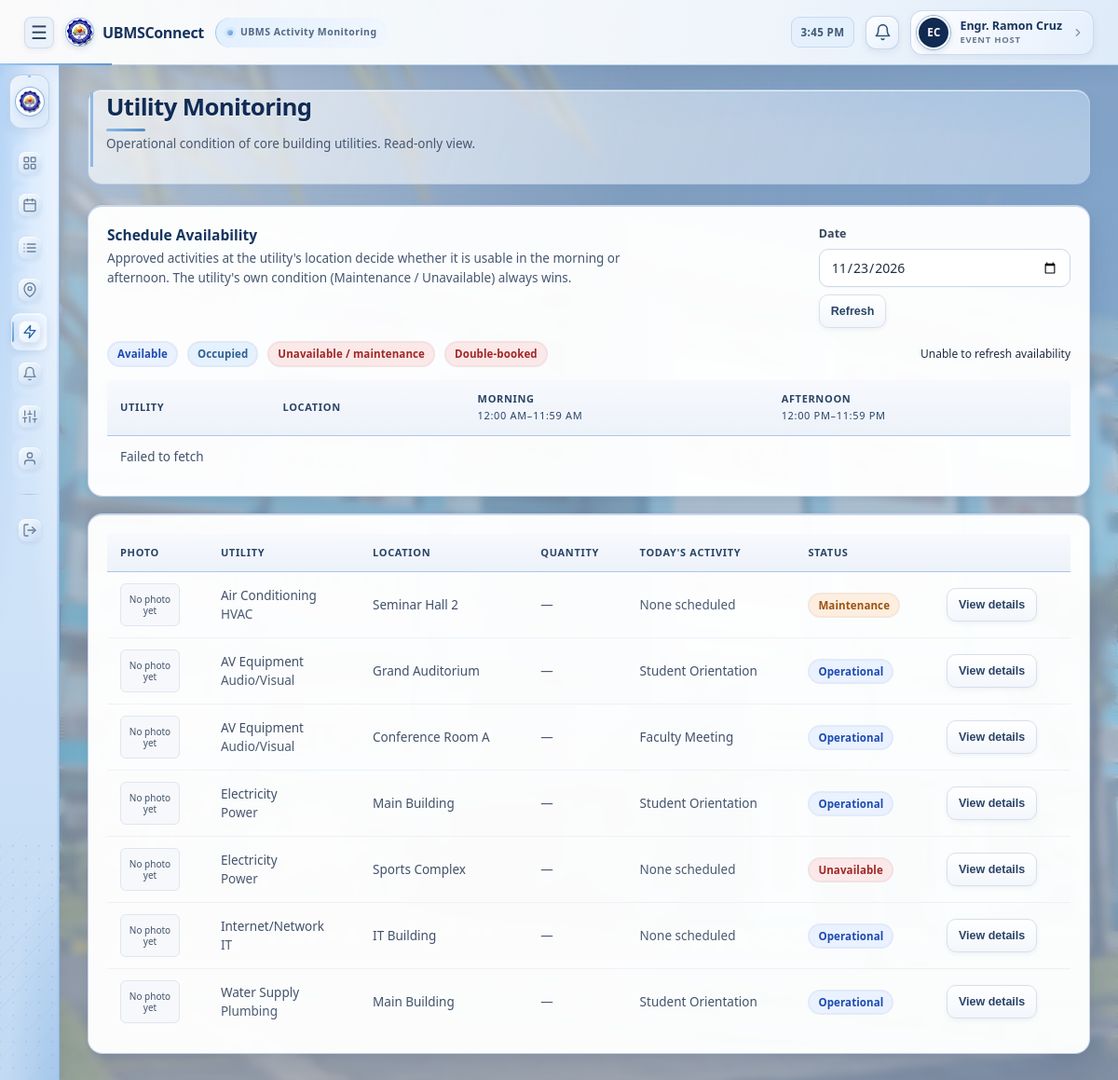
/host/utilities.php (signed in), run on the app's committed database.
### tables this page shows
CREATE TABLE utilities (
    id INT AUTO_INCREMENT PRIMARY KEY,
    utility_name VARCHAR(100) NOT NULL,
    category VARCHAR(80) NULL,
    location VARCHAR(100) NOT NULL,
    quantity INT NULL,
    status ENUM('Operational','Maintenance','Unavailable') NOT NULL DEFAULT 'Operational',
    is_active TINYINT(1) NOT NULL DEFAULT 1,
    created_by INT NULL,
    created_at DATETIME DEFAULT CURRENT_TIMESTAMP,
    description TEXT,
    image_path VARCHAR(255) NULL,
    updated_at DATETIME DEFAULT CURRENT_TIMESTAMP ON UPDATE CURRENT_TIMESTAMP,
    CONSTRAINT fk_utilities_created_by FOREIGN KEY (created_by) REFERENCES users(id) ON DELETE SET NULL
);

### host/utilities.php (the view, shortened to what this page needs)
<?php
require_once __DIR__ . '/../includes/auth.php';
require_once __DIR__ . '/../includes/utility_availability.php';
$utilities = $pdo->query(
    "SELECT u.*,
        (SELECT a.activity_name FROM activities a
         WHERE a.activity_date = CURDATE() AND a.status IN ('Approved')
           AND a.venue_id IN (SELECT v.id FROM venues v
                              WHERE v.venue_name = u.location OR v.building = u.location)
         ORDER BY a.start_time ASC LIMIT 1) AS current_activity,
        EXISTS (SELECT 1 FROM venues v
                WHERE v.venue_name = u.location OR v.building = u.location) AS has_schedule
     FROM utilities u WHERE u.is_active = 1 ORDER BY u.utility_name ASC"
)->fetchAll();
foreach ($utilities as $i => $u) {
    $utilities[$i]['updated_at_fmt'] = formatDateTime($u['updated_at']);
}
include __DIR__ . '/../includes/header.php';
include __DIR__ . '/../includes/sidebar.php';
?>
<main class="main-content">
    <div class="page-header">
        <div>
            <h1>Utility Monitoring</h1>
            <p class="page-subtitle">Operational condition of core building utilities. Read-only view.</p>
        </div>
    </div>
    <div class="card">
        <div class="table-wrap">
            <table class="data-table">
                <thead>
                    <tr><th>Photo</th><th>Utility</th><th>Location</th><th>Quantity</th><th>Today's Activity</th><th>Status</th><th></th></tr>
                </thead>
                <tbody>
                <?php foreach ($utilities as $u): ?>
                    <tr>
                        <td><?= venueImageHtml($u['image_path'] ?? null, $u['utility_name'], 'utilities') ?></td>
                        <td><?= e($u['utility_name']) ?><br><span class="text-muted"><?= e($u['category'] ?: 'N/A') ?></span></td>
                        <td><?= e($u['location']) ?></td>
                        <td><?= $u['quantity'] !== null ? (int) $u['quantity'] : '<span class="text-muted">&mdash;</span>' ?></td>
                        <td><?php if (!$u['has_schedule']): ?><span class="text-muted">No linked schedule</span><?php else: ?><?= $u['current_activity'] ? e($u['current_activity']) : '<span class="text-muted">None scheduled</span>' ?><?php endif; ?></td>
                        <td><span class="badge <?= utilityBadgeClass($u['status']) ?>"><?= e($u['status']) ?></span></td>
                        <td><button class="btn btn-sm" onclick='openUtilityDetails(<?= json_encode($u, JSON_HEX_APOS | JSON_HEX_QUOT) ?>)'>View details</button></td>
                    </tr>
                <?php endforeach; ?>
                </tbody>
            </table>
        </div>
    </div>
</main>
<?php include __DIR__ . '/../includes/footer.php'; ?>

### includes/functions.php (shortened to what this page needs)
<?php
function e($value) {
    return htmlspecialchars($value ?? '', ENT_QUOTES, 'UTF-8');
}
function formatDateTime($datetime) {
    return date('F j, Y g:i A', strtotime($datetime));
}
function venueImageHtml($imagePath, $venueName, $uploadDir = 'venues') {
    return '<div class="venue-thumbnail venue-thumbnail-placeholder" role="img" aria-label="No photo yet for '
        . e($venueName) . '"><span>No photo yet</span></div>';
}
function utilityBadgeClass($status) {
    switch ($status) {
        case 'Operational':  return 'badge-approved';
        case 'Maintenance':  return 'badge-maintenance';
        case 'Unavailable':  return 'badge-rejected';
    }
}

### data on the page
utilities: utility_name "Air Conditioning", category "HVAC", location "Seminar Hall 2", shows "None scheduled", status "Maintenance"
utilities: utility_name "AV Equipment", category "Audio/Visual", location "Grand Auditorium", current_activity "Student Orientation", status "Operational"
utilities: utility_name "AV Equipment", category "Audio/Visual", location "Conference Room A", current_activity "Faculty Meeting", status "Operational"
utilities: utility_name "Electricity", category "Power", location "Main Building", current_activity "Student Orientation", status "Operational"
utilities: utility_name "Electricity", category "Power", location "Sports Complex", shows "None scheduled", status "Unavailable"
utilities: utility_name "Internet/Network", category "IT", location "IT Building", shows "None scheduled", status "Operational"
utilities: utility_name "Water Supply", category "Plumbing", location "Main Building", current_activity "Student Orientation", status "Operational"

### other printed values
nameInitials(currentUserName()) "EC"
currentUserName() "Engr. Ramon Cruz"
roleLabel(currentUserRole()) "EVENT HOST"
